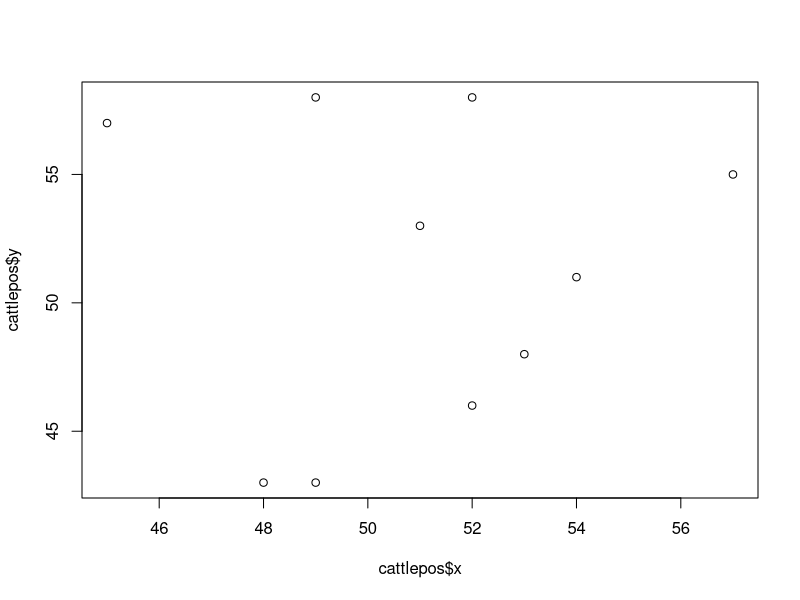
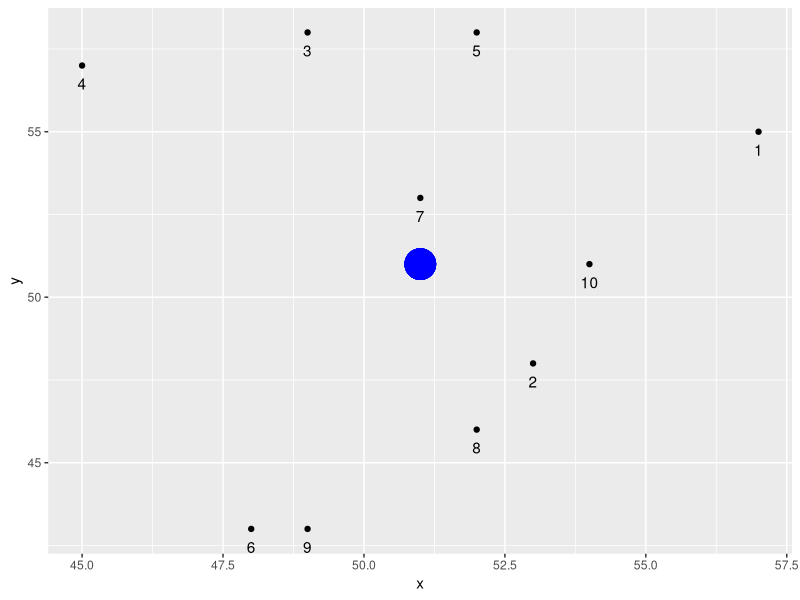

R code for these plots, in order:
library(geosphere)
library(ggplot2)
cattlepos <- data.frame(matrix(ncol=3, nrow=10))

colnames(cattlepos) <- c("ID", "x", "y")

cattlepos$ID <- c(1:10)



cattlepos$x <- floor(runif(10, 40, 60))
cattlepos$y <- floor(runif(10, 40, 60))


cenx <- floor(sum(cattlepos$x)/length(cattlepos$x))

ceny <- floor(sum(cattlepos$y)/length(cattlepos$y))


cattlepos$diffx <- cattlepos$x-cenx
cattlepos$diffy <- cattlepos$y-ceny

cattlepos$angle <- atan(cattlepos$diffy/cattlepos$diffx)

cattlepos$angle2 <- 2*pi - ((cattlepos$angle^2)^0.5)


plot(cattlepos$x, cattlepos$y)

ggplot(cattlepos, aes(x,y)) + geom_point() + geom_text(aes(label=ID), vjust =2) +
  geom_point(aes(x=cenx, y=ceny), colour="blue", size = 10)
